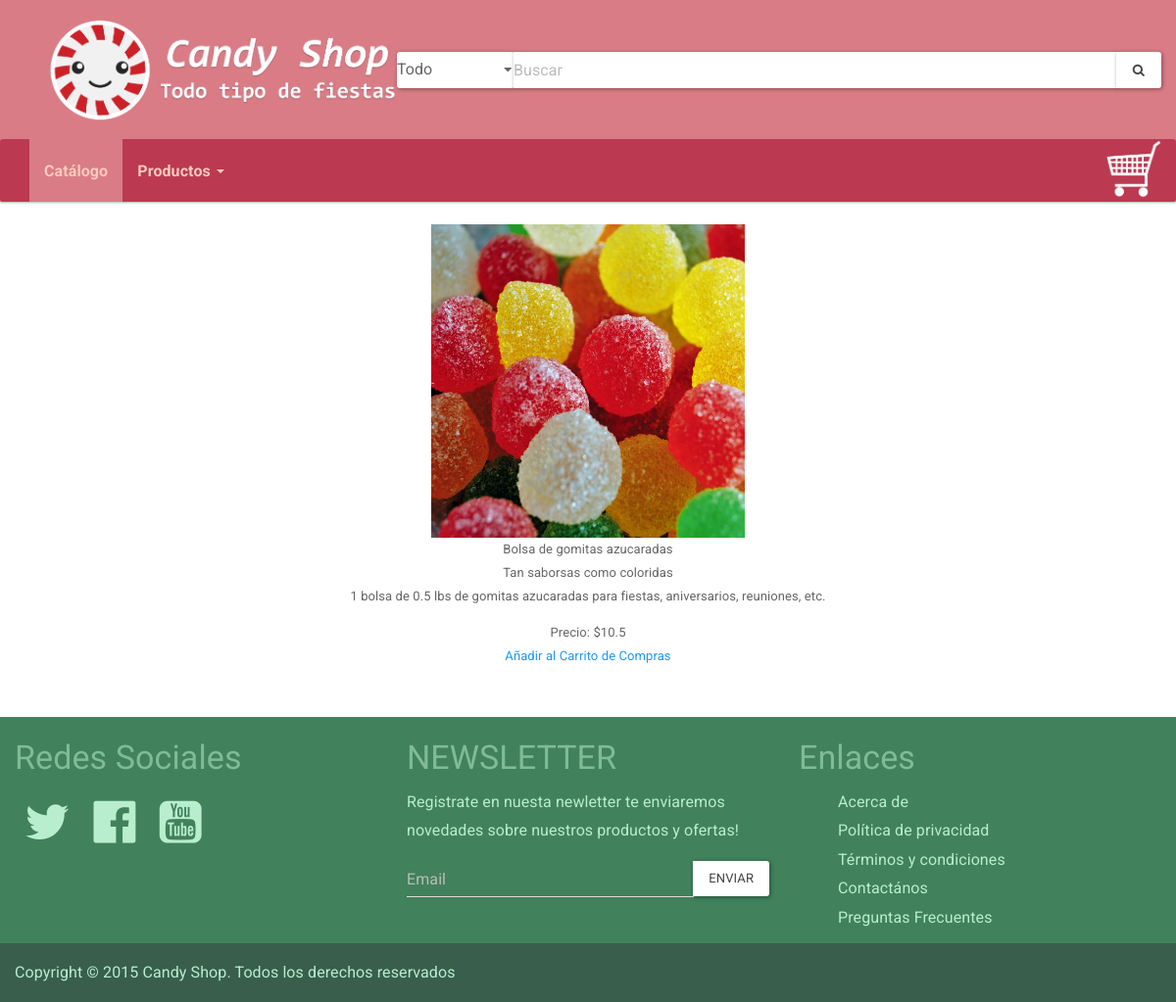
The page /detalles.php?id=1 on the database its author committed.
### tables this page shows
CREATE TABLE `productos` (
  `id` int(11) NOT NULL AUTO_INCREMENT,
  `idcategoria` int(11) DEFAULT NULL,
  `nombre` text NOT NULL,
  `descripcion` text NOT NULL,
  `imagen` text NOT NULL,
  `precio` double NOT NULL,
  PRIMARY KEY (`id`),
  KEY `fk_producto_categoria` (`idcategoria`),
  CONSTRAINT `fk_producto_categoria` FOREIGN KEY (`idcategoria`) REFERENCES `categoria` (`idcategoria`) ON DELETE SET NULL ON UPDATE CASCADE
);

### detalles.php (the view, shortened to what this page needs)
<?php include 'include/header.php'; ?>
	<section>
	<?php
		include 'conexion.php';
		$query = "SELECT * FROM productos WHERE id=" . $_GET['id'];
		$cmd = $db->query($query);
		while ($i = $cmd->fetch_assoc()) {
		?>
			<center>
				<img src="./productos/<?php echo $i['imagen'];?>" height="320" width="320"><br>
				<span><?php echo $i['nombre'];?></span><br>
				<p><?php echo $i['descripcion'];?></p>
				<span>Precio: $<?php echo $i['precio'];?></span><br>
				<a href="./carritodecompras.php?id=<?php echo $i['id']; ?>">Añadir al Carrito de Compras</a>
			</center>
	<?php
		}
	?>
	</section>
<?php include 'include/footer.php'; ?>

### css/style.css (style rules this page uses)
* { outline:none !important }
body { background-color:#fff !important }

### rows shown on the page
productos: imagen (picture), nombre "Bolsa de gomitas azucaradas", descripcion "Tan saborsas como coloridas 1 bolsa de 0.5 lbs de gomitas azucaradas para fiestas, aniversarios, reuniones, etc.", precio "10.5"
